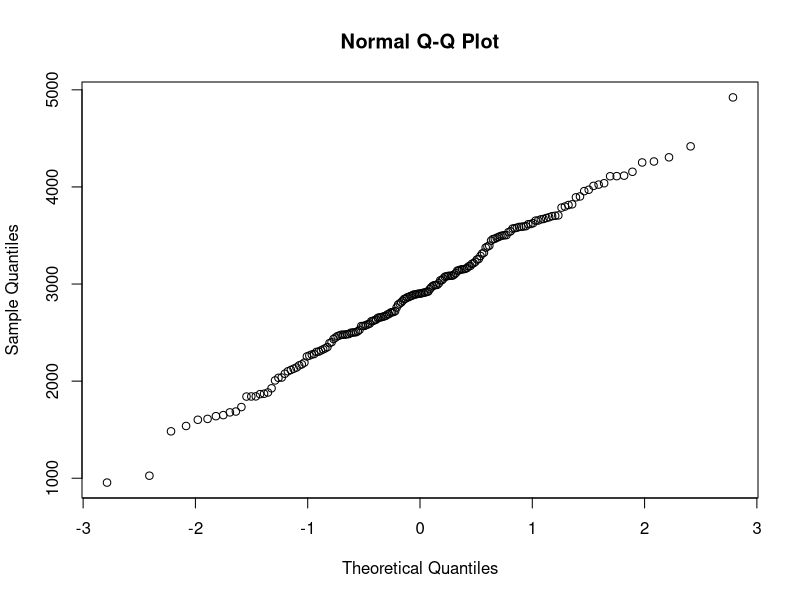
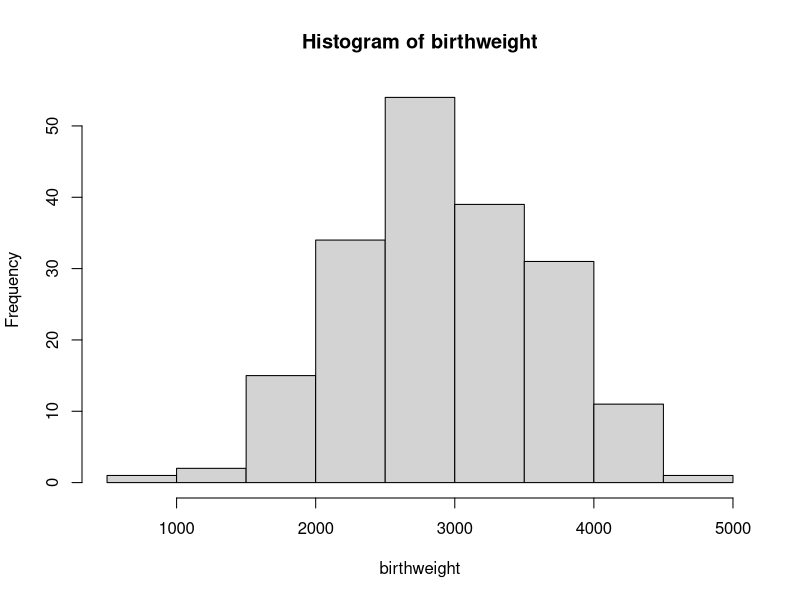

Reproduce these figures in R, in order.
data = read.table("birthweight.txt", header=TRUE)
birthweight = data$birthweight

# normality check
qqnorm(birthweight)
shapiro_pval = shapiro.test(birthweight)[[2]]
hist(birthweight)
cat(sprintf("Shapiro-Wilk test p-value: %f\n", shapiro_pval))
# add hist, maybe boxplot but not necessary


# bounded CI
alpha = 0.04
mean = mean(birthweight)
s = sd(birthweight)
n = length(birthweight)
t_alpha = qt(1 - (alpha/2), df=n-1)
error = t_alpha * (s / sqrt(n))

lower_bound = mean - error
upper_bound = mean + error
ci = c(lower_bound, upper_bound)
cat(sprintf("Bounded 96%%-CI: [%f, %f]\n", ci[1], ci[2]))


# minimal sample size
min_n = ((t_alpha)^2 * s^2) / 50^2
cat(sprintf("Minimum sample size for error length 100: %f\n", min_n))

#bootstrap
B=1000
Tstar=numeric(B)
for(i in 1:B) {
  Xstar=sample(birthweight,replace=TRUE)
  Tstar[i]=mean(Xstar)}
Tstar25=quantile(Tstar,0.02)
Tstar975=quantile(Tstar,0.98)
sum(Tstar<Tstar25)
T1 = mean(birthweight)
c(2*T1-Tstar975,2*T1-Tstar25)